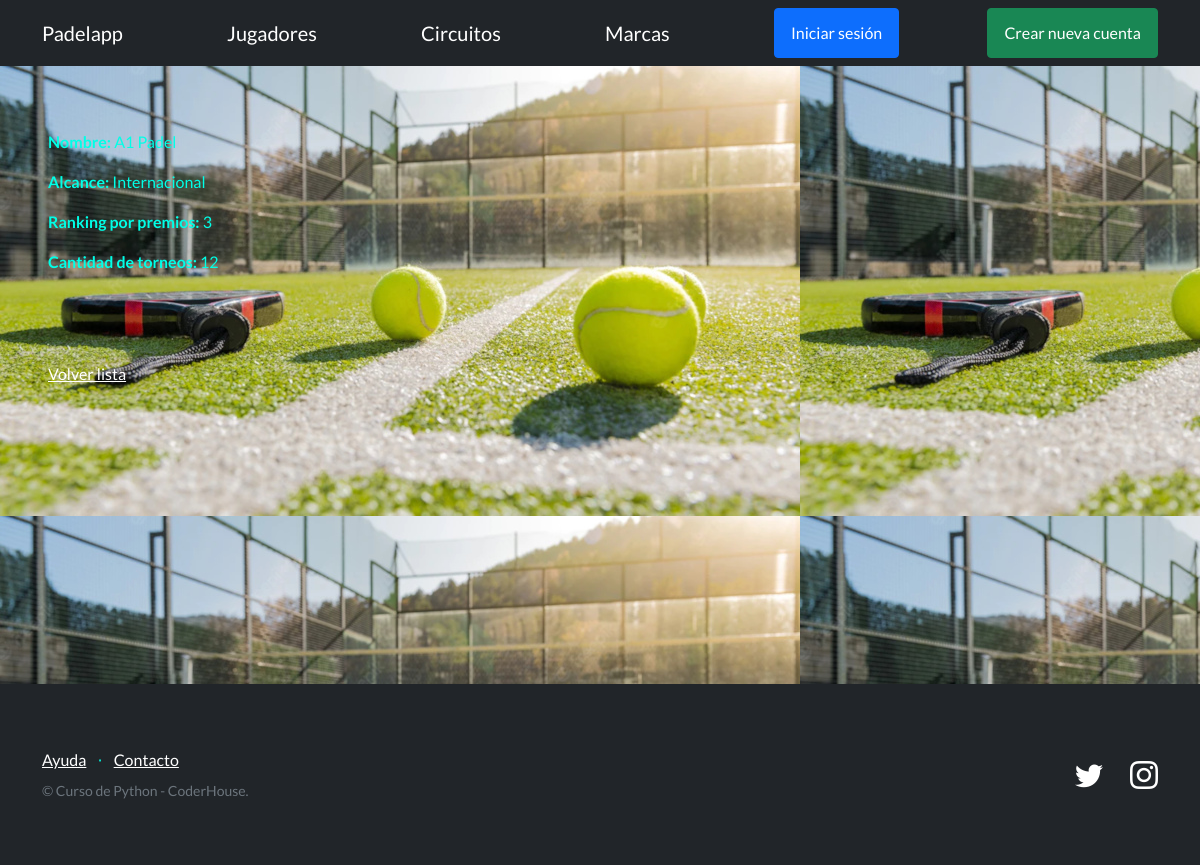
The page /PadelApp/ver-circuitos/2/ on the database its author committed.
### PadelApp/models.py (models this page shows, shortened)
class Circuito(models.Model):
    nombre = models.CharField(max_length=64)
    alcance = models.CharField(max_length=64)
    ranking_premios = models.IntegerField()
    cant_torneos = models.IntegerField(null=True, blank=True)
    creador = models.ForeignKey(User, on_delete=models.SET_NULL, null=True)

### PadelApp/views.py (the view)
# urls.py: path("ver-circuitos/<int:pk>/", CircuitoDetailView.as_view(), name="detalle_circuito" ),
class CircuitoDetailView(DetailView):
    model = Circuito
    success_url = reverse_lazy('listar_circuitos')

### PadelApp/templates/PadelApp/circuito_detail.html
{% extends "PadelApp/base2.html" %}
{% block contenido %}
<p>
  <strong>Nombre:</strong> {{object.nombre}}
</p>
<p>
  <strong>Alcance:</strong> {{object.alcance}}
</p>
<p>
  <strong>Ranking por premios:</strong> {{object.ranking_premios}}
</p>
<p>
  <strong>Cantidad de torneos:</strong> {{object.cant_torneos}}
</p>
<br>
<br>
<br>
<a href="{% url 'listar_circuitos' %}">Volver lista</a>
{% endblock contenido %}

### PadelApp/templates/PadelApp/base2.html (style rules this page uses)
body { height: 100vh; background-image: url('/static/cancha.jpeg'); background-size: cover; background-position: center; }

### rows shown on the page
Circuito: nombre "A1 Padel", alcance "Internacional", ranking_premios "3", cant_torneos "12"
